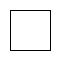
Frame 1 (no input)
Frame 60 (the mouse pressed at the canvas centre just before this capture): identical to frame 1, image omitted
Frame 120 (the mouse held since frame 60 and released just before this capture): identical to frame 1, image omitted

The Processing sketch that drew this single still picture (run headless with seeded random() and noise(); from frame 60 on, the mouse is pressed at the canvas centre):

// Processing sketch: opdracht_9_4
// ── opdracht_9_4.pde
int mijnGetal = 10;
int mijnGetal2 = 10;
int mijnGetal3 = 50;
int mijnGetal4 = 50;

void setup(){
  size(80,80);
}

void draw(){
  background(255,255,255);
  line(mijnGetal, mijnGetal3, mijnGetal2, mijnGetal2);
    line(mijnGetal3, mijnGetal2, mijnGetal2, mijnGetal2);
      line(mijnGetal3, mijnGetal3, mijnGetal3, mijnGetal);
        line(mijnGetal3, mijnGetal3, mijnGetal2, mijnGetal3);
        
}
  
